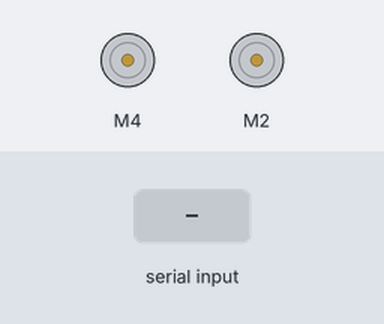
A sketch run on a simulated Arduino Uno, built with avr-gcc and run on an emulated ATmega328P. Shown: 2 × DC motor (green arrow = forward, orange = backward, longer = faster). The inputs (shaded band) are chosen by the test bench.

Above: at 1.2 s.
1.3 s: "a" received over the second serial link
At 1.6 s:
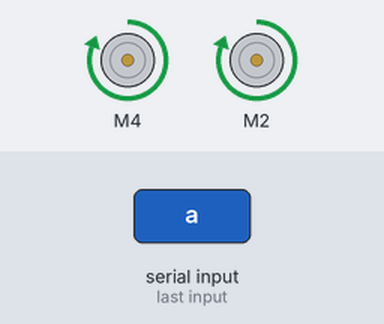
2.8 s: "i" received over the second serial link
At 3.9 s:
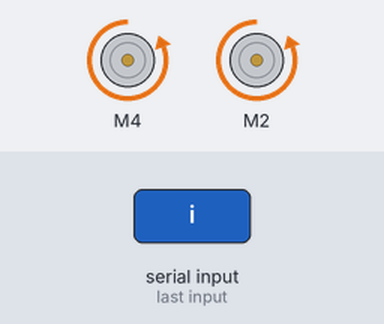
4.3 s: "l" received over the second serial link
At 5.1 s:
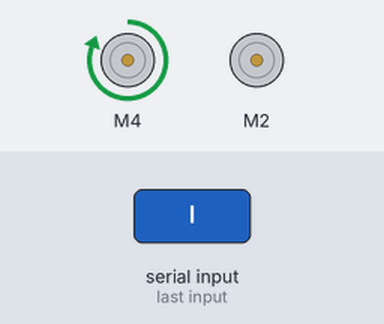
5.8 s: "r" received over the second serial link
At 6.2 s:
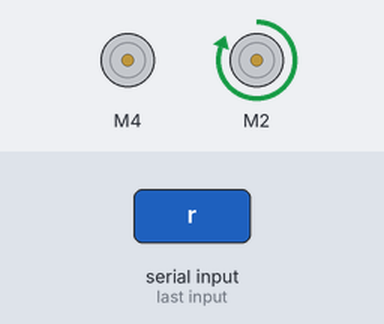
7.3 s: "s" received over the second serial link
At 8.6 s:
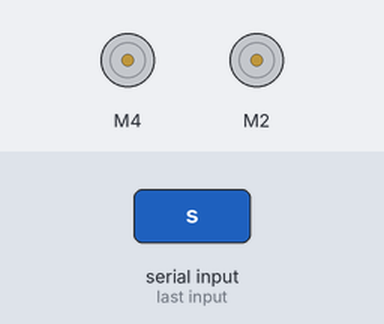
Timing chart, 0 to 9.8 s (numbered marks = the images above; inputs shaded):
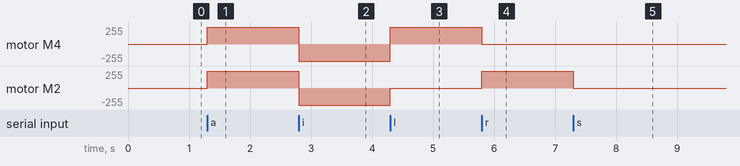

The sketch:

codice_applicazione.ino
```cpp
#include <L298N.h>
#include <SoftwareSerial.h>

const int IN1 = 2;
const int IN2 = 3;
const int IN3 = 4;
const int IN4 = 5;

L298N MotoreDestra(IN3, IN4);
L298N MotoreSinistra(IN1, IN2);

SoftwareSerial BT(10, 11);

void setup() {
  Serial.begin(9600);
  BT.begin(9600);
}

void loop() {
  if(BT.available()){
    char c = BT.read();

    switch(c){
      case 'a':
        MotoreDestra.forward();
        MotoreSinistra.forward();
        break;

      case 'i':
        MotoreDestra.backward();
        MotoreSinistra.backward();
        break;

      case 'l':
        MotoreDestra.forward();
        MotoreSinistra.stop();
        break;

      case 'r':
        MotoreDestra.stop();
        MotoreSinistra.forward();
        break;

      case 's':
        MotoreDestra.stop();
        MotoreSinistra.stop();
        break;
    }

  }
}
```

Measured:
- after the input at 1.3 s, motor M4, motor M2: stopped → forward 255/255 at once
- after the input at 2.8 s, motor M4, motor M2: forward 255/255 → backward 255/255 at once
- after the input at 4.3 s, motor M4: backward 255/255 → forward 255/255 at once; motor M2: backward 255/255 → stopped at once
- after the input at 5.8 s, motor M4: forward 255/255 → stopped at once; motor M2: stopped → forward 255/255 at once
- after the input at 7.3 s, motor M2: forward 255/255 → stopped at once
